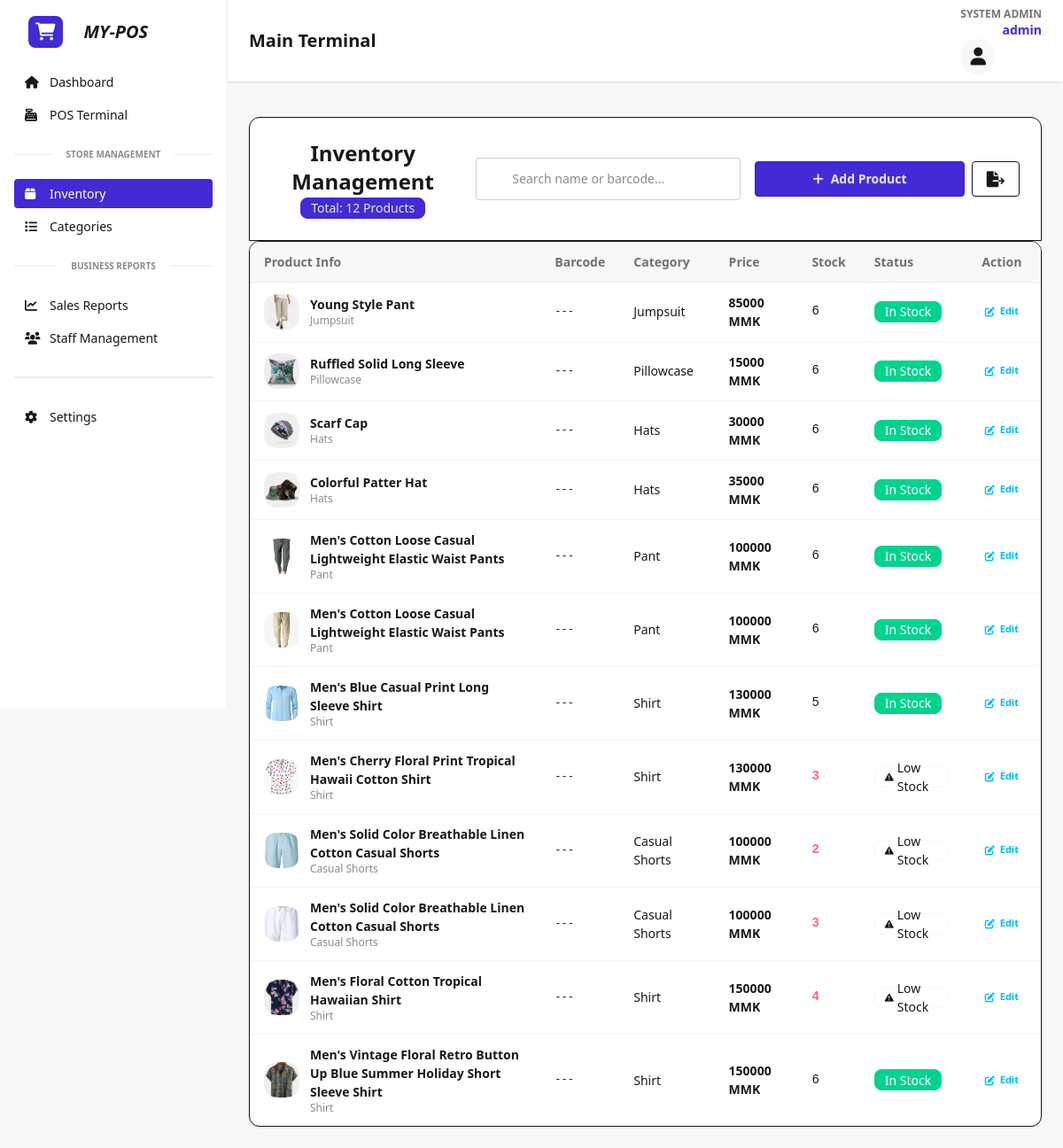
Screenshot of /inventory/ (signed in) with the database file from the repository.
### core/models.py (models this page shows, shortened)
class Product(models.Model):
    category = models.ForeignKey(Category, on_delete=models.CASCADE, related_name='products')
    name = models.CharField(max_length=200)
    price = models.DecimalField(max_digits=10, decimal_places=2)
    stock = models.PositiveIntegerField(default=0)
    image = models.ImageField(upload_to='products/', blank=True, null=True)
    created_at = models.DateTimeField(auto_now_add=True)

class Category(models.Model):
    name = models.CharField(max_length=100)
    icon = models.CharField(max_length=50, default="fa-box")
    class Meta:
        verbose_name_plural = "Categories"

### core/views.py (the view)
# urls.py: path('inventory/', views.inventory, name='inventory'),
@user_passes_test(is_manager_or_admin, login_url='dashboard')
def inventory(request):
    products = Product.objects.all().order_by('-created_at')
    return render(request, 'inventory.html', {'products': products})

### core/views.py (called while the page is built)
def is_manager_or_admin(user):
    return user.is_superuser or user.groups.filter(name='Manager').exists()

### core/templates/inventory.html (shortened to what this page needs)
{% extends 'base.html' %}
{% block content %}
<div class="bg-base-100 p-6 rounded-t-xl border border-b-0 shadow-sm mt-4">
    <div class="flex flex-col lg:flex-row lg:justify-between lg:items-center gap-6">
        <div class="text-center lg:text-left shrink-0">
            <h2 class="text-2xl font-bold text-gray-800">Inventory Management</h2>
            <div class="badge badge-primary badge-sm mt-1 px-3 py-3 font-medium">
                Total: {{ products|length }} Products
            </div>
        </div>
        <div class="flex flex-col md:flex-row items-center gap-4 w-full lg:w-auto">
            <div class="relative w-full md:w-80">
                <div style="position: absolute; top: 50%; left: 12px; transform: translateY(-50%); z-index: 10;">
                </div>
                <input type="text"
                       id="inventorySearch"
                       onkeyup="searchInventory()"
                       placeholder="Search name or barcode..."
                       class="input input-bordered w-full"
                       style="padding-left: 40px !important; height: 48px;" />
            </div>
            <div class="flex gap-2 w-full md:w-auto">
                <a href="{% url 'product_add' %}"
                   class="btn btn-primary gap-2 flex-1 md:flex-none h-[48px] px-6 shadow-sm">
                    <i class="fa-solid fa-plus"></i>
                    <span class="whitespace-nowrap">Add Product</span>
                </a>
                <button class="btn btn-outline h-[48px] px-4 shadow-sm" title="Export Excel">
                    <i class="fa-solid fa-file-export text-lg"></i>
                </button>
            </div>
        </div>
    </div>
</div>
<div class="bg-base-100 rounded-xl shadow border overflow-x-auto">
    <table class="table w-full" id="inventoryTable">
        <thead>
            <tr class="bg-base-200">
                <th>Product Info</th>
                <th>Barcode</th> <th>Category</th>
                <th>Price</th>
                <th>Stock</th>
                <th>Status</th>
                <th class="text-center">Action</th>
            </tr>
        </thead>
        <tbody>
            {% for product in products %}
            <tr class="hover:bg-base-200 transition-colors">
                <td>
                    <div class="flex items-center gap-3">
                        <div class="avatar">
                            <div class="mask mask-squircle w-10 h-10 bg-base-300">
                                {% if product.image %}
                                    <img src="{{ product.image.url }}" alt="{{ product.name }}">
                                {% else %}
                                    <div class="flex items-center justify-center h-full"><i class="fa-solid fa-image opacity-20"></i></div>
                                {% endif %}
                            </div>
                        </div>
                        <div>
                            <div class="font-bold">{{ product.name }}</div>
                            <div class="text-xs opacity-50">{{ product.category.name }}</div>
                        </div>
                    </div>
                </td>
                <td class="font-mono text-xs">{{ product.barcode|default:"---" }}</td> <td>{{ product.category.name }}</td>
                <td class="font-semibold">{{ product.price|floatformat:0 }} MMK</td>
                <td>
                    <div class="flex flex-col">
                        <span class="font-mono {% if product.stock < 5 %}text-error font-bold{% endif %}">
                            {{ product.stock }}
                        </span>
                    </div>
                </td>
                <td>
                    {% if product.stock <= 0 %}
                        <span class="badge badge-ghost text-error border-error px-3">Out of Stock</span>
                    {% elif product.stock < 5 %}
                        <span class="badge badge-warning gap-1"><i class="fa-solid fa-triangle-exclamation text-[10px]"></i> Low Stock</span>
                    {% else %}
                        <span class="badge badge-success text-white px-3">In Stock</span>
                    {% endif %}
                </td>
                <td class="text-center">
                    <div class="join">
                        <a href="{% url 'product_edit' product.id %}" class="btn btn-ghost btn-xs text-info hover:bg-info/10 join-item">
                            <i class="fa-solid fa-pen-to-square"></i> Edit
                        </a>
                        </div>
                </td>
            </tr>
            {% empty %}
            <tr>
                <td colspan="7" class="text-center py-10 opacity-50 italic">No products found in inventory.</td>
            </tr>
            {% endfor %}
        </tbody>
    </table>
</div>
{% endblock %}

### core/templates/base.html (shortened to what this page needs)
{% load tailwind_tags %}
{% load static %}
<!DOCTYPE html>
<html lang="en" data-theme="light">
<head>
    {% tailwind_css %}
    <link rel="stylesheet" href="https://cdnjs.cloudflare.com/ajax/libs/font-awesome/6.0.0/css/all.min.css">
</head>
<body class="bg-base-200">
    <div class="drawer lg:drawer-open">
        <div class="drawer-content flex flex-col">
            <div class="navbar bg-base-100 shadow-sm px-4">
                <div class="flex-1">
                    <span class="text-xl font-bold px-2">Main Terminal</span>
                </div>
                <div class="flex-none gap-2">
                    <div class="flex flex-col items-end mr-2 text-right">
                        <span class="text-xs opacity-60 font-bold uppercase">
                            {% if request.user.is_superuser %}
                            System Admin
                            {% elif request.user.groups.all.0.name == "Manager" %}
                            Store Manager
                            {% else %}
                            Cashier
                            {% endif %}
                        </span>
                        <span class="text-sm font-bold text-primary">{{ request.user.username }}</span>
                    </div>
                    <div class="dropdown dropdown-end">
                        <label tabindex="0" class="btn btn-ghost btn-circle avatar bg-base-200">
                            <div class="w-10 rounded-full flex items-center justify-center">
                                <i class="fa-solid fa-user text-xl"></i>
                            </div>
                        </label>
                    </div>
                </div>
            </div>
            <main class="p-6">
                {% block content %}{% endblock %}
            </main>
        </div>
        <div class="drawer-side border-r border-base-300 z-40">
            <ul class="menu p-4 w-64 min-h-full bg-base-100 text-base-content gap-1">
                <li class="mb-4 flex flex-row items-center gap-3 px-4 !bg-transparent">
                    <div class="bg-primary p-2 rounded-lg text-white">
                        <i class="fa-solid fa-cart-shopping text-xl"></i>
                    </div>
                    <span class="text-xl font-black italic">MY-POS</span>
                </li>
                <li>
                    <a href="{% url 'dashboard' %}"
                        class="{% if request.resolver_match.url_name == 'dashboard' %}active bg-primary text-white{% endif %}">
                        <i class="fa-solid fa-house w-5"></i> Dashboard
                    </a>
                </li>
                <li>
                    <a href="{% url 'pos_terminal' %}"
                        class="{% if request.resolver_match.url_name == 'pos_terminal' %}active bg-primary text-white{% endif %}">
                        <i class="fa-solid fa-cash-register w-5"></i> POS Terminal
                    </a>
                </li>
                {% if request.user.is_superuser or request.user.groups.all.0.name == "Manager" %}
                <div class="divider uppercase text-[10px] font-bold opacity-50">Store Management</div>
                <li>
                    <a href="{% url 'inventory' %}"
                        class="{% if request.resolver_match.url_name == 'inventory' %}active bg-primary text-white{% endif %}">
                        <i class="fa-solid fa-box w-5"></i> Inventory
                    </a>
                </li>
                <li>
                    <a href="{% url 'categories_list' %}"
                        class="{% if request.resolver_match.url_name == 'categories_list' %}active bg-primary text-white{% endif %}">
                        <i class="fa-solid fa-list w-5"></i> Categories
                    </a>
                </li>
                {% endif %}
                {% if request.user.is_superuser %}
                <div class="divider uppercase text-[10px] font-bold opacity-50">Business Reports</div>
                <li>
                    <a href="{% url 'sales_reports' %}"
                        class="{% if request.resolver_match.url_name == 'sales_reports' %}active bg-primary text-white{% endif %}">
                        <i class="fa-solid fa-chart-line w-5"></i> Sales Reports
                    </a>
                </li>
                <li>
                    <a href="{% url 'staff_list' %}"
                        class="{% if request.resolver_match.url_name == 'staff_list' %}active bg-primary text-white{% endif %}">
                        <i class="fa-solid fa-users w-5"></i> Staff Management
                    </a>
                </li>
                {% endif %}
                <div class="divider"></div>
                <li>
                    <a href="{% url 'settings' %}"
                        class="{% if request.resolver_match.url_name == 'settings' %}active bg-primary text-white{% endif %}">
                        <i class="fa-solid fa-gear w-5"></i> Settings
                    </a>
                </li>
            </ul>
        </div>
    </div>
</body>
</html>

### rows the page displays
Product: image (picture), name "Young Style Pant", category.name "Jumpsuit", barcode "---", price "85000", stock "6"
Product: image (picture), name "Ruffled Solid Long Sleeve", category.name "Pillowcase", barcode "---", price "15000", stock "6"
Product: image (picture), name "Scarf Cap", category.name "Hats", barcode "---", price "30000", stock "6"
Product: image (picture), name "Colorful Patter Hat", category.name "Hats", barcode "---", price "35000", stock "6"
Product: image (picture), name "Men's Cotton Loose Casual Lightweight Elastic Waist Pants", category.name "Pant", barcode "---", price "100000", stock "6"
Product: image (picture), name "Men's Cotton Loose Casual Lightweight Elastic Waist Pants", category.name "Pant", barcode "---", price "100000", stock "6"
Product: image (picture), name "Men's Blue Casual Print Long Sleeve Shirt", category.name "Shirt", barcode "---", price "130000", stock "5"
Product: image (picture), name "Men's Cherry Floral Print Tropical Hawaii Cotton Shirt", category.name "Shirt", barcode "---", price "130000", stock "3"
Product: image (picture), name "Men's Solid Color Breathable Linen Cotton Casual Shorts", category.name "Casual Shorts", barcode "---", price "100000", stock "2"
Product: image (picture), name "Men's Solid Color Breathable Linen Cotton Casual Shorts", category.name "Casual Shorts", barcode "---", price "100000", stock "3"
Product: image (picture), name "Men's Floral Cotton Tropical Hawaiian Shirt", category.name "Shirt", barcode "---", price "150000", stock "4"
Product: image (picture), name "Men's Vintage Floral Retro Button Up Blue Summer Holiday Short Sleeve Shirt", category.name "Shirt", barcode "---", price "150000", stock "6"

### other values shown
{{ request.user.username }} "admin"
{{ products|length }} "12"
